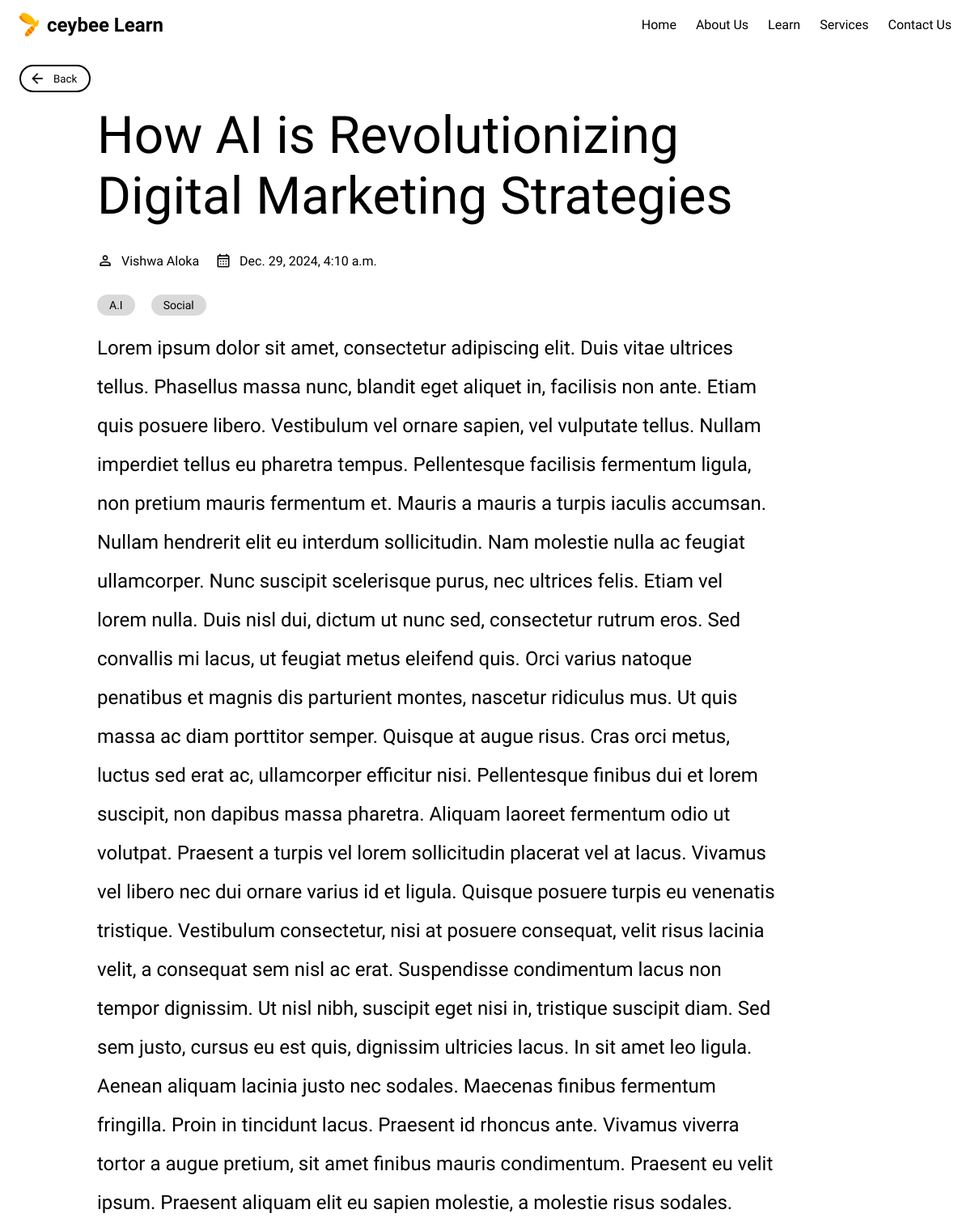
Page /learn/blog/3/ on the committed database.
### learn/models.py (models this page shows, shortened)
class BlogPost(models.Model):
    title = models.CharField(max_length=200)
    description = models.TextField()
    author = models.ForeignKey(Author, on_delete=models.CASCADE, related_name='posts')
    date = models.DateTimeField(auto_now_add=True)
    tags = models.ManyToManyField(Tag, related_name='blog_posts', blank=True)

class Author(models.Model):
    name = models.CharField(max_length=100)
    def __str__(self):
        return self.name

class Tag(models.Model):
    name = models.CharField(max_length=50, unique=True)
    image = models.ImageField(upload_to='tag_images/', blank=True, null=True, help_text="Optional image for the tag")

### learn/views.py (the view)
# urls.py: path('blog/<int:blog_id>/', views.showLearnBlog, name='blog'),
def showLearnBlog(request, blog_id):
    blog_post = get_object_or_404(BlogPost, pk=blog_id)
    context = {
        'blog_post': blog_post,
    }
    return render(request,'learn/blog.html', context)

### learn/templates/learn/blog.html (shortened to what this page needs)
{% load static%}
<!DOCTYPE html>
<html lang="en">
<head>
    <link rel="stylesheet" href="{% static 'learn/style.css'%}">
</head>
<body>
    <nav>
         <div><h1><img id="logoImg" src="{% static 'learn/img/logoCeybee.png'%}" alt="">ceybee Learn</h1></div>
        <div class="links">
            <ul>
                <li ><a class="active" href="{% url 'main'%}">Home</a></li>
                <li><a href="{% url 'about'%}">About Us</span></a></li>
                <li><a href="/learn">Learn</span></a></li>
                <li><a href="{% url 'service'%}">Services</span></a></li>
                <li><a href="{% url 'contact'%}">Contact Us</a></li>
            </ul>
        </div>
    </nav>
    <div class="navigate-back"><a href="/learn"><button><img src="{% static 'learn/img/arrow_backward.png' %}" alt="">Back</button></a></div>
    <div class="read-container">
        <div class="blog-info">
            <h1>{{blog_post.title}}</h1>
            <div class="credits">
                <span><img src="{% static 'learn/img/person_24dp_000000_FILL0_wght400_GRAD0_opsz24.png'%}" alt="">{{blog_post.author}}</span>
                <span><img src="{% static 'learn/img/calendar_month_24dp_000000_FILL0_wght400_GRAD0_opsz24.png'%}" alt="">{{blog_post.date}}</span>
            </div>
            <div class="rTags">
                <ul>
                {% for tag in blog_post.tags.all %}
                    <li>{{tag.name}}</li>
                {% endfor %}
                </ul>
            </div>
            <p>{{blog_post.description}}</p>
        </div>
    </div>
</body>
</html>

### learn/static/learn/style.css (style rules this page uses)
* { font-family: "Readex Pro", serif; margin: 0; padding: 0; list-style: none; background-color: transparent; border: none; text-decoration: none; scroll-behavior: smooth; color: #000; font-weight: 300; }
body { width: 100vw; overflow-x: hidden; }
nav { position: fixed; display: flex; justify-content: space-between; padding-left: 2vw; padding-right: 2vw; width: 96vw; align-items: center; text-align: center; padding-top: 2vh; background-color: #fff; z-index: 100; padding-bottom: 2vh; }
nav h1 { font-size: 1.5rem; display: flex; align-items: center; font-weight: bold; }
nav ul { display: flex; align-items: center; }
nav ul li { margin-left: 2vw; }
#logoImg { width: 1.5rem; margin-right: -0.1vw; margin-right: 10px; }
.read-container { width: 70vw; padding-left: 10vw; }
.navigate-back { padding-top: 10vh; padding-left: 2vw; }
.navigate-back button { display: flex; align-items: center; gap: 10px; padding:5px 15px 5px 10px; font-size: 12 px; border: 2px solid #000; border-radius: 100px; font-weight: normal; }
.navigate-back img { height: 20px; }
.read-container h1 { font-size: 64px; font-weight: normal; padding: 2vh 0; }
.credits { display: flex; gap: 20px; font-size: 16px; padding: 2vh 0; font-weight: light; }
.credits img { width: 20px; }
.credits span { display: flex; gap: 10px; align-items: center; }
.rTags { margin: 2vh 0; }
.rTags ul { display: flex; flex-wrap: wrap; }
.rTags li { display: flex; width: max-content; padding: 5px 15px; border-radius: 50px; margin-right: 20px; font-size: 14px; background-color: #d9d9d9; }
.read-container p { font-size: 24px; line-height: 2; }

### rows in the picture
BlogPost: title "How AI is Revolutionizing Digital Marketing Strategies", author "Vishwa Aloka", date "Dec. 29, 2024, 4:10 a.m.", description "Lorem ipsum dolor sit amet, consectetur adipiscing elit. Duis vitae ultrices tellus. Phasellus massa nunc, blandit eget aliquet in, facilisis non ante. Etiam quis posuere libero. Vestibulum vel ornare sapien, vel vulputate tellus. Nullam imperdiet tellus eu pharetra tempus. Pellentesque facilisis fermentum ligula, non pretium mauris fermentum et. Mauris a mauris a turpis iaculis accumsan. Nullam hendrerit elit eu interdum sollicitudin. Nam molestie nulla ac feugiat ullamcorper. Nunc suscipit scelerisque purus, nec ultrices felis. Etiam vel lorem nulla. Duis nisl dui, dictum ut nunc sed, consectetur rutrum eros. Sed convallis mi lacus, ut feugiat metus eleifend quis. Orci varius natoque…"
Tag: name "A.I"
Tag: name "Social"
